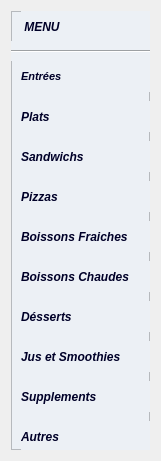
  <widget class="QWidget" name="verticalLayoutWidget">
   <property name="geometry">
    <rect>
     <x>0</x>
     <y>30</y>
     <width>161</width>
     <height>461</height>
    </rect>
   </property>
   <layout class="QVBoxLayout" name="MenuLayout">
    <item>
     <widget class="QFrame" name="MenuFrame">
      <property name="styleSheet">
       <string notr="true">QFrame {background-color: #ecf0f5;}
</string>
      </property>
      <property name="frameShape">
       <enum>QFrame::StyledPanel</enum>
      </property>
      <property name="frameShadow">
       <enum>QFrame::Raised</enum>
      </property>
      <widget class="QPushButton" name="menuProd_category_8">
       <property name="geometry">
        <rect>
         <x>10</x>
         <y>330</y>
         <width>151</width>
         <height>31</height>
        </rect>
       </property>
       <property name="sizePolicy">
        <sizepolicy hsizetype="Minimum" vsizetype="Maximum">
         <horstretch>0</horstretch>
         <verstretch>0</verstretch>
        </sizepolicy>
       </property>
       <property name="font">
        <font>
         <family>Arial</family>
         <pointsize>9</pointsize>
         <weight>75</weight>
         <italic>true</italic>
         <bold>true</bold>
         <underline>false</underline>
         <kerning>true</kerning>
        </font>
       </property>
       <property name="cursor">
        <cursorShape>PointingHandCursor</cursorShape>
       </property>
       <property name="statusTip">
        <string/>
       </property>
       <property name="autoFillBackground">
        <bool>false</bool>
       </property>
       <property name="styleSheet">
        <string notr="true">QPushButton{background-color: #ecf0f5;text-align:left; color : #000028 ; border: 0px solid #000028  ;  height:35px;}
QPushButton:hover{background-color:#f96332; text-decoration:underline;}
QPushButton:focus{background-color:#f96332; text-decoration:underline;}
</string>
       </property>
       <property name="text">
        <string>Jus et Smoothies</string>
       </property>
       <property name="icon">
        <iconset>
         <normaloff>../../IMAGES/MenuImages/cocktail.png</normaloff>../../IMAGES/MenuImages/cocktail.png</iconset>
       </property>
      </widget>
      <widget class="QPushButton" name="menuProd_category_1">
       <property name="geometry">
        <rect>
         <x>10</x>
         <y>50</y>
         <width>151</width>
         <height>31</height>
        </rect>
       </property>
       <property name="sizePolicy">
        <sizepolicy hsizetype="Minimum" vsizetype="Maximum">
         <horstretch>0</horstretch>
         <verstretch>0</verstretch>
        </sizepolicy>
       </property>
       <property name="font">
        <font>
         <family>Arial</family>
         <pointsize>8</pointsize>
         <weight>75</weight>
         <italic>true</italic>
         <bold>true</bold>
         <underline>false</underline>
         <kerning>true</kerning>
        </font>
       </property>
       <property name="cursor">
        <cursorShape>PointingHandCursor</cursorShape>
       </property>
       <property name="statusTip">
        <string/>
       </property>
       <property name="autoFillBackground">
        <bool>false</bool>
       </property>
       <property name="styleSheet">
        <string notr="true">QPushButton{background-color: #ecf0f5;text-align:left; color : #000028 ; border: 0px solid #000028  ;  height:35px;}
QPushButton:hover{background-color:#f96332; text-decoration:underline;}
QPushButton:focus{background-color:#f96332; text-decoration:underline;}</string>
       </property>
       <property name="text">
        <string>Entrées</string>
       </property>
       <property name="icon">
        <iconset>
         <normaloff>../../IMAGES/MenuImages/soup.png</normaloff>../../IMAGES/MenuImages/soup.png</iconset>
       </property>
       <property name="flat">
        <bool>false</bool>
       </property>
      </widget>
      <widget class="QPushButton" name="menuProd_category_2">
       <property name="geometry">
        <rect>
         <x>10</x>
         <y>90</y>
         <width>151</width>
         <height>31</height>
        </rect>
       </property>
       <property name="sizePolicy">
        <sizepolicy hsizetype="Minimum" vsizetype="Maximum">
         <horstretch>0</horstretch>
         <verstretch>0</verstretch>
        </sizepolicy>
       </property>
       <property name="font">
        <font>
         <family>Arial</family>
         <pointsize>9</pointsize>
         <weight>75</weight>
         <italic>true</italic>
         <bold>true</bold>
         <underline>false</underline>
         <kerning>true</kerning>
        </font>
       </property>
       <property name="cursor">
        <cursorShape>PointingHandCursor</cursorShape>
       </property>
       <property name="statusTip">
        <string/>
       </property>
       <property name="autoFillBackground">
        <bool>false</bool>
       </property>
       <property name="styleSheet">
        <string notr="true">QPushButton{background-color: #ecf0f5;text-align:left; color : #000028 ; border: 0px solid #000028  ;  height:35px;}
QPushButton:hover{background-color:#f96332; text-decoration:underline;}
QPushButton:focus{background-color:#f96332; text-decoration:underline;}
</string>
       </property>
       <property name="text">
        <string>Plats</string>
       </property>
       <property name="icon">
        <iconset>
         <normaloff>../../IMAGES/MenuImages/dish.png</normaloff>../../IMAGES/MenuImages/dish.png</iconset>
       </property>
      </widget>
      <widget class="QPushButton" name="menuProd_category_4">
       <property name="geometry">
        <rect>
         <x>10</x>
         <y>170</y>
         <width>151</width>
         <height>31</height>
        </rect>
       </property>
       <property name="sizePolicy">
        <sizepolicy hsizetype="Minimum" vsizetype="Maximum">
         <horstretch>0</horstretch>
         <verstretch>0</verstretch>
        </sizepolicy>
       </property>
       <property name="font">
        <font>
         <family>Arial</family>
         <pointsize>9</pointsize>
         <weight>75</weight>
         <italic>true</italic>
         <bold>true</bold>
         <underline>false</underline>
         <kerning>true</kerning>
        </font>
       </property>
       <property name="cursor">
        <cursorShape>PointingHandCursor</cursorShape>
       </property>
       <property name="statusTip">
        <string/>
       </property>
       <property name="autoFillBackground">
        <bool>false</bool>
       </property>
       <property name="styleSheet">
        <string notr="true">QPushButton{background-color: #ecf0f5;text-align:left; color : #000028 ; border: 0px solid #000028  ;  height:35px;}
QPushButton:hover{background-color:#f96332; text-decoration:underline;}
QPushButton:focus{background-color:#f96332; text-decoration:underline;}
</string>
       </property>
       <property name="text">
        <string>Pizzas</string>
       </property>
       <property name="icon">
        <iconset>
         <normaloff>../../IMAGES/MenuImages/pizza.png</normaloff>../../IMAGES/MenuImages/pizza.png</iconset>
       </property>
      </widget>
      <widget class="QPushButton" name="menuProd_category_3">
       <property name="geometry">
        <rect>
         <x>10</x>
         <y>130</y>
         <width>151</width>
         <height>31</height>
        </rect>
       </property>
       <property name="sizePolicy">
        <sizepolicy hsizetype="Minimum" vsizetype="Maximum">
         <horstretch>0</horstretch>
         <verstretch>0</verstretch>
        </sizepolicy>
       </property>
       <property name="font">
        <font>
         <family>Arial</family>
         <pointsize>9</pointsize>
         <weight>75</weight>
         <italic>true</italic>
         <bold>true</bold>
         <underline>false</underline>
         <kerning>true</kerning>
        </font>
       </property>
       <property name="cursor">
        <cursorShape>PointingHandCursor</cursorShape>
       </property>
       <property name="statusTip">
        <string/>
       </property>
       <property name="autoFillBackground">
        <bool>false</bool>
       </property>
       <property name="styleSheet">
        <string notr="true">QPushButton{background-color: #ecf0f5;text-align:left; color : #000028 ; border: 0px solid #000028 }
QPushButton:hover{background-color:#f96332; text-decoration:underline;}
QPushButton:focus{background-color:#f96332; text-decoration:underline;}
</string>
       </property>
       <property name="text">
        <string>Sandwichs</string>
       </property>
       <property name="icon">
        <iconset>
         <normaloff>../../IMAGES/MenuImages/sandwich.png</normaloff>../../IMAGES/MenuImages/sandwich.png</iconset>
       </property>
      </widget>
      <widget class="QPushButton" name="menuProd_category_6">
       <property name="geometry">
        <rect>
         <x>10</x>
         <y>250</y>
         <width>151</width>
         <height>31</height>
        </rect>
       </property>
       <property name="sizePolicy">
        <sizepolicy hsizetype="Minimum" vsizetype="Maximum">
         <horstretch>0</horstretch>
         <verstretch>0</verstretch>
        </sizepolicy>
       </property>
       <property name="font">
        <font>
         <family>Arial</family>
         <pointsize>9</pointsize>
         <weight>75</weight>
         <italic>true</italic>
         <bold>true</bold>
         <underline>false</underline>
         <kerning>true</kerning>
        </font>
       </property>
       <property name="cursor">
        <cursorShape>PointingHandCursor</cursorShape>
       </property>
       <property name="statusTip">
        <string/>
       </property>
       <property name="autoFillBackground">
        <bool>false</bool>
       </property>
       <property name="styleSheet">
        <string notr="true">QPushButton{background-color: #ecf0f5;text-align:left; color : #000028 ; border: 0px solid #000028  ;  height:35px;}
QPushButton:hover{background-color:#f96332; text-decoration:underline;}
QPushButton:focus{background-color:#f96332; text-decoration:underline;}
</string>
       </property>
       <property name="text">
        <string>Boissons Chaudes</string>
       </property>
       <property name="icon">
        <iconset>
         <normaloff>../../IMAGES/MenuImages/coffee.png</normaloff>../../IMAGES/MenuImages/coffee.png</iconset>
       </property>
      </widget>
      <widget class="QPushButton" name="menuProd_category_5">
       <property name="geometry">
        <rect>
         <x>10</x>
         <y>210</y>
         <width>151</width>
         <height>31</height>
        </rect>
       </property>
       <property name="sizePolicy">
        <sizepolicy hsizetype="Minimum" vsizetype="Maximum">
         <horstretch>0</horstretch>
         <verstretch>0</verstretch>
        </sizepolicy>
       </property>
       <property name="font">
        <font>
         <family>Arial</family>
         <pointsize>9</pointsize>
         <weight>75</weight>
         <italic>true</italic>
         <bold>true</bold>
         <underline>false</underline>
         <kerning>true</kerning>
        </font>
       </property>
       <property name="cursor">
        <cursorShape>PointingHandCursor</cursorShape>
       </property>
       <property name="statusTip">
        <string/>
       </property>
       <property name="autoFillBackground">
        <bool>false</bool>
       </property>
       <property name="styleSheet">
        <string notr="true">QPushButton{background-color: #ecf0f5;text-align:left; color : #000028 ; border: 0px solid #000028  ;  height:35px;}
QPushButton:hover{background-color:#f96332; text-decoration:underline;}
QPushButton:focus{background-color:#f96332; text-decoration:underline;}
</string>
       </property>
       <property name="text">
        <string>Boissons Fraiches</string>
       </property>
       <property name="icon">
        <iconset>
         <normaloff>../../IMAGES/MenuImages/soda.png</normaloff>../../IMAGES/MenuImages/soda.png</iconset>
       </property>
      </widget>
      <widget class="QPushButton" name="menuProd_category_7">
       <property name="geometry">
        <rect>
         <x>10</x>
         <y>290</y>
         <width>151</width>
         <height>31</height>
        </rect>
       </property>
       <property name="sizePolicy">
        <sizepolicy hsizetype="Minimum" vsizetype="Maximum">
         <horstretch>0</horstretch>
         <verstretch>0</verstretch>
        </sizepolicy>
       </property>
       <property name="font">
        <font>
         <family>Arial</family>
         <pointsize>9</pointsize>
         <weight>75</weight>
         <italic>true</italic>
         <bold>true</bold>
         <underline>false</underline>
         <kerning>true</kerning>
        </font>
       </property>
       <property name="cursor">
        <cursorShape>PointingHandCursor</cursorShape>
       </property>
       <property name="statusTip">
        <string/>
       </property>
       <property name="autoFillBackground">
        <bool>false</bool>
       </property>
       <property name="styleSheet">
        <string notr="true">QPushButton{background-color: #ecf0f5;text-align:left; color : #000028 ; border: 0px solid #000028  ;  height:35px;}
QPushButton:hover{background-color:#f96332; text-decoration:underline;}
QPushButton:focus{background-color:#f96332; text-decoration:underline;}
</string>
       </property>
       <property name="text">
        <string>Désserts</string>
       </property>
       <property name="icon">
        <iconset>
         <normaloff>../../IMAGES/MenuImages/cake.png</normaloff>../../IMAGES/MenuImages/cake.png</iconset>
       </property>
      </widget>
      <widget class="QPushButton" name="menuProd_category_9">
       <property name="geometry">
        <rect>
         <x>10</x>
         <y>370</y>
         <width>151</width>
         <height>31</height>
        </rect>
       </property>
       <property name="sizePolicy">
        <sizepolicy hsizetype="Minimum" vsizetype="Maximum">
         <horstretch>0</horstretch>
         <verstretch>0</verstretch>
        </sizepolicy>
       </property>
       <property name="font">
        <font>
         <family>Arial</family>
         <pointsize>9</pointsize>
         <weight>75</weight>
         <italic>true</italic>
         <bold>true</bold>
         <underline>false</underline>
         <kerning>true</kerning>
        </font>
       </property>
       <property name="cursor">
        <cursorShape>PointingHandCursor</cursorShape>
       </property>
       <property name="statusTip">
        <string/>
       </property>
       <property name="autoFillBackground">
        <bool>false</bool>
       </property>
       <property name="styleSheet">
        <string notr="true">QPushButton{background-color: #ecf0f5;text-align:left; color : #000028 ; border: 0px solid #000028  ;  height:35px;}
QPushButton:hover{background-color:#f96332; text-decoration:underline;}
QPushButton:focus{background-color:#f96332; text-decoration:underline;}
</string>
       </property>
       <property name="text">
        <string>Supplements</string>
       </property>
       <property name="icon">
        <iconset>
         <normaloff>../../IMAGES/MenuImages/cloche.png</normaloff>../../IMAGES/MenuImages/cloche.png</iconset>
       </property>
      </widget>
      <widget class="QPushButton" name="menuProd_category_10">
       <property name="geometry">
        <rect>
         <x>10</x>
         <y>410</y>
         <width>151</width>
         <height>31</height>
        </rect>
       </property>
       <property name="sizePolicy">
        <sizepolicy hsizetype="Minimum" vsizetype="Maximum">
         <horstretch>0</horstretch>
         <verstretch>0</verstretch>
        </sizepolicy>
       </property>
       <property name="font">
        <font>
         <family>Arial</family>
         <pointsize>9</pointsize>
         <weight>75</weight>
         <italic>true</italic>
         <bold>true</bold>
         <underline>false</underline>
         <kerning>true</kerning>
        </font>
       </property>
       <property name="cursor">
        <cursorShape>PointingHandCursor</cursorShape>
       </property>
       <property name="statusTip">
        <string/>
       </property>
       <property name="autoFillBackground">
        <bool>false</bool>
       </property>
       <property name="styleSheet">
        <string notr="true">QPushButton{background-color: #ecf0f5;text-align:left; color : #000028 ; border: 0px solid #000028  ;  height:35px;}
QPushButton:hover{background-color:#f96332; text-decoration:underline;}
QPushButton:focus{background-color:#f96332; text-decoration:underline;}
</string>
       </property>
       <property name="text">
        <string>Autres</string>
       </property>
       <property name="icon">
        <iconset>
         <normaloff>../../IMAGES/MenuImages/cloche.png</normaloff>../../IMAGES/MenuImages/cloche.png</iconset>
       </property>
      </widget>
      <widget class="QPushButton" name="MenuProd">
       <property name="geometry">
        <rect>
         <x>10</x>
         <y>0</y>
         <width>141</width>
         <height>31</height>
        </rect>
       </property>
       <property name="sizePolicy">
        <sizepolicy hsizetype="Minimum" vsizetype="Maximum">
         <horstretch>0</horstretch>
         <verstretch>0</verstretch>
        </sizepolicy>
       </property>
       <property name="font">
        <font>
         <family>Arial</family>
         <pointsize>9</pointsize>
         <weight>75</weight>
         <italic>true</italic>
         <bold>true</bold>
         <underline>false</underline>
         <kerning>true</kerning>
        </font>
       </property>
       <property name="toolTip">
        <string/>
       </property>
       <property name="statusTip">
        <string/>
       </property>
       <property name="autoFillBackground">
        <bool>false</bool>
       </property>
       <property name="styleSheet">
        <string notr="true">QPushButton{background-color: #ecf0f5;text-align:left; color : #000028; border: 0px solid #000028  ;  height:35px;}
</string>
       </property>
       <property name="text">
        <string> MENU</string>
       </property>
       <property name="icon">
        <iconset>
         <normaloff>../../IMAGES/Icons/menu-.png</normaloff>../../IMAGES/Icons/menu-.png</iconset>
       </property>
      </widget>
      <widget class="Line" name="line">
       <property name="geometry">
        <rect>
         <x>0</x>
         <y>30</y>
         <width>151</width>
         <height>20</height>
        </rect>
       </property>
       <property name="orientation">
        <enum>Qt::Horizontal</enum>
       </property>
      </widget>
     </widget>
    </item>
   </layout>
  </widget>
